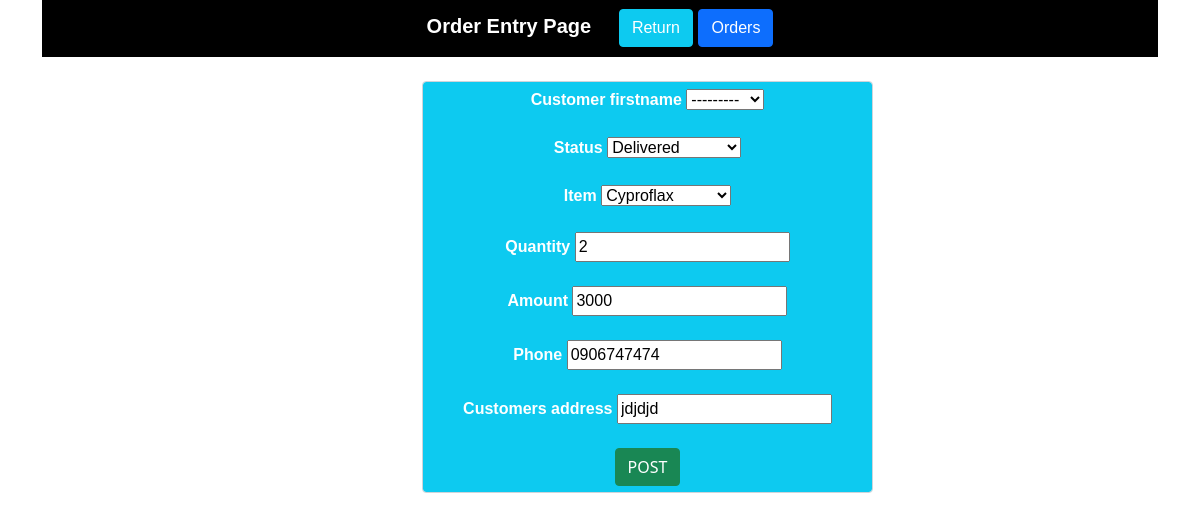
/pharma_app/updt/50 (signed in), run on the app's committed database.
### pharma_app/models.py (models this page shows, shortened)
class adminEntry(models.Model):
    STATUS = (
        ('Delivered', 'Delivered'),
        ('Out for Delivery', 'Out for Delivery'),
        ('Pending', 'Pending'),
    )
    customer_firstname = models.ForeignKey(customers, null=True, max_length=30, on_delete=models.SET_NULL)
    status = models.CharField(max_length=30,null=True, choices=STATUS)
    Item = models.ForeignKey(products, null=True, max_length=30, on_delete=models.SET_NULL)
    Quantity = models.IntegerField()
    Amount = models.IntegerField()
    Phone = models.CharField(max_length=30)
    customers_address = models.CharField(max_length=30)
    dateCreated = models.DateTimeField(auto_now_add=True, null=True)

### pharma_app/views.py (the view)
# urls.py: path('updt/<int:id>', views.Update, name='upt'),
@login_required(login_url='loginp')
def Update(request, id):
    data = adminEntry.objects.get(pk = id)
    frm = entryForm(instance=data)
    if request.method == 'POST':
        frm = entryForm(request.POST, instance=data)
        if frm.is_valid():
            frm.save()
            return redirect('vlu')
    dict = {'obj6': frm}
    templates = loader.get_template('pharma_app/Entry.html')
    return HttpResponse(templates.render(dict, request))

### pharma_app/forms.py
class entryForm(ModelForm):
    class Meta:
        model = adminEntry
        fields = '__all__'

### pharma_app/models.py (called while the page is built)
    def __str__(self):
        return self.item

    def __str__(self):
        return self.first_name

### pharma_app/templates/pharma_app/Entry.html (shortened to what this page needs)
{% load static %}
<link type="text/css" rel="stylesheet" href="{% static 'css/bootstrap-5.0.2-dist/css/bootstrap.min.css' %}"/>
<html lang="en">
<head>
</head>
<body>
    <div class="container">
        <div class="Header" align='center'>
            <span>
                Order Entry Page &nbsp;&nbsp;&nbsp;
            </span>
            <span>
                <a href="/pharma_app/val" class="btn btn-info" style="font-family:Arial; color:white">Return</a>
                <a href="/pharma_app/entry2" class="btn btn-primary">Orders</a>
            </span>
        </div><br>
        <div class="row">
             {% if request.user.is_staff %}
             <div class="col-4">
             </div>
             <div class="col-5">
                 <form align="center" class="form-control bg-info"  method="post" action="/pharma_app/entry/">
                     <div class="ode">
                       {{obj6.customer_firstname.label}}
                       {{obj6.customer_firstname}}
                    </div><br>
                     <div class="ode">
                       {{obj6.status.label}}
                       {{obj6.status}}
                    </div><br>
                     <div class="ode">
                       {{obj6.Item.label}}
                       {{obj6.Item}}
                    </div><br>
                     <div class="ode">
                       {{obj6.Quantity.label}}
                       {{obj6.Quantity}}
                    </div><br>
                     <div class="ode">
                       {{obj6.Amount.label}}
                       {{obj6.Amount}}
                    </div><br>
                     <div class="ode">
                       {{obj6.Phone.label}}
                       {{obj6.Phone}}
                    </div><br>
                     <div class="ode">
                       {{obj6.customers_address.label}}
                       {{obj6.customers_address}}
                    </div><br>
                     <input class="btn btn-success" type="submit" value="POST" name="bto"/>
                 </form>
            </div>
            {% else %}
              <div>Form is Pending !!!</div>
            {% endif %}
        </div>
    </div>
</body>
</html>

### pharma_app/templates/pharma_app/Entry.html (style rules this page uses)
body { margin: -1px; }
.Header { background-color:black; font-weight: bold; font-family: Arial; color: white; padding-top: 10px; padding-bottom: 10px; font-size:20px; }
.ode { font-family: Arial; font-weight: bold; color:white; }

### data on the page
adminEntry: customer_firstname "---------", status "Delivered", Item "Cyproflax", Quantity "2", Amount "3000", Phone "0906747474", customers_address "jdjdjd"

### other printed values
{{ obj6.customer_firstname.label }} "Customer firstname"
{{ obj6.status.label }} "Status"
{{ obj6.Item.label }} "Item"
{{ obj6.Quantity.label }} "Quantity"
{{ obj6.Amount.label }} "Amount"
{{ obj6.Phone.label }} "Phone"
{{ obj6.customers_address.label }} "Customers address"
